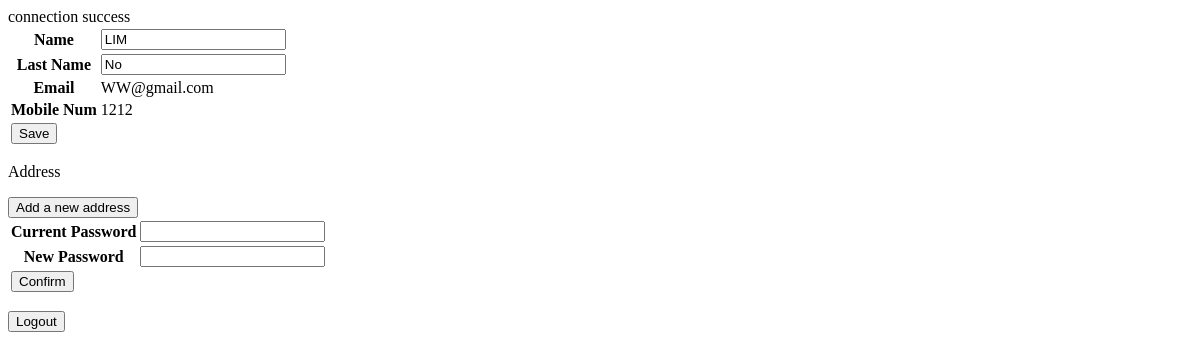
Before: /frontend/userAccount.php (signed in) with the older database file.
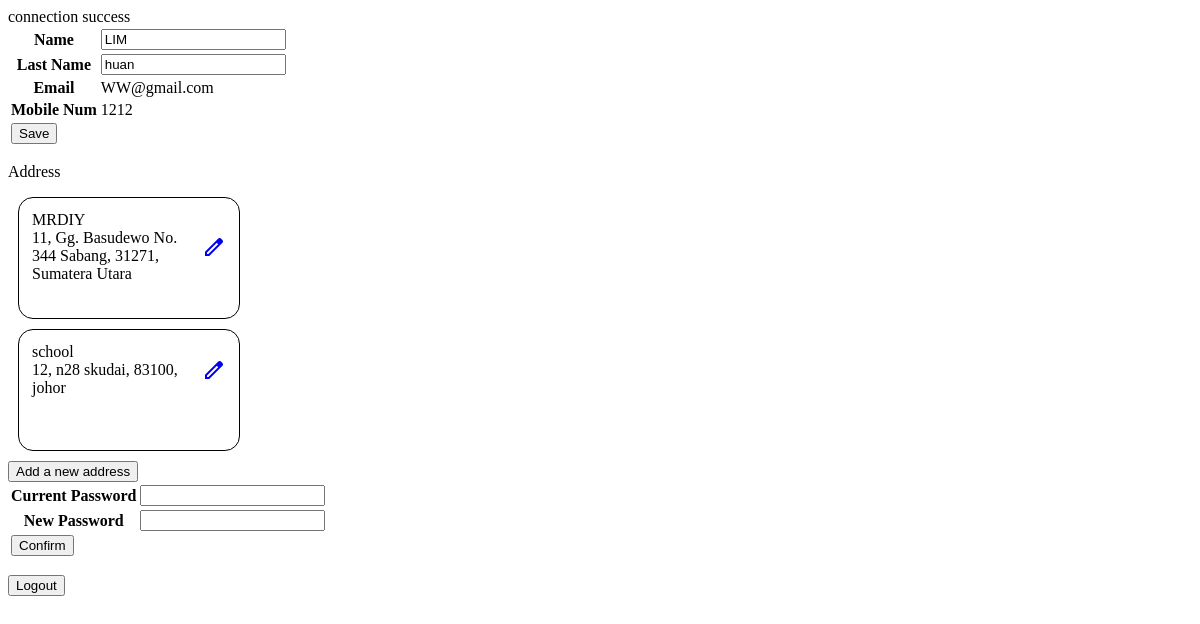
After: the same page with the newer database file.
### tables this page shows
CREATE TABLE `user` (
  `guid` varchar(40) NOT NULL DEFAULT uuid(),
  `firstName` varchar(50) NOT NULL,
  `lastName` varchar(50) NOT NULL,
  `mobileNum` int(12) NOT NULL,
  `email` varchar(50) NOT NULL,
  `password` varchar(100) NOT NULL,
  `birthday` datetime(6) NOT NULL
);

CREATE TABLE `address` (
  `addressID` varchar(40) NOT NULL DEFAULT uuid(),
  `addressName` varchar(100) DEFAULT NULL,
  `unit` varchar(20) NOT NULL,
  `address` varchar(100) NOT NULL,
  `city` varchar(30) NOT NULL,
  `state` varchar(30) NOT NULL,
  `postcode` int(5) NOT NULL,
  `userID` varchar(40) NOT NULL
);

### frontend/userAccount.php (the view, shortened to what this page needs)
<?php
    require_once ("../backend/connection.php");
    $recordID = $_SESSION["id"];
    $sql = "SELECT * FROM user WHERE guid = '$recordID'";
    $result = mysqli_query($conn, $sql);
    $row = $result->fetch_assoc();
    $sql2 = "SELECT * FROM address WHERE userID = '$recordID'";
    $result2 = mysqli_query($conn, $sql2);
?>
<!DOCTYPE html>
<html lang="en">
<head>
</head>
<body>
    <div id="userProfile">
        <form method="POST" action="../backend/updateProfile.php">
            <table>
                <tr>
                    <th>Name</th>
                    <td><input type="text" name="firstName" value="<?php echo $row["firstName"] ?>"></td>
                </tr>
                <tr>
                    <th>Last Name</th>
                    <td><input type="text" name="lastName" value="<?php echo $row["lastName"] ?>"></td>
                </tr>
                <tr>
                    <th>Email</th>
                    <td><?php echo $row["email"] ?></td>
                </tr>
                <tr>
                    <th>Mobile Num</th>
                    <td><?php echo $row["mobileNum"] ?></td>
                </tr>
                <tr colspan="2">
                    <td><input type="submit" name="MM_Update" value="Save"></td>
                </tr>
            </table>
        </form>
    </div>
    <div id="address">
        <p>Address</p>
        <?php
            while($row2 = $result2->fetch_assoc())
            {
        ?>
            <div id="address_slot" class="address_slot">
                <table>
                    <tr>
                        <td width="180px">
                            <p><?php echo $row2["addressName"] ?></p>
                            <p><?php echo $row2["unit"].", ".$row2["address"]." ".$row2["city"].", ".$row2["postcode"].", ".$row2["state"];?></p>
                        </td>
                        <td width="20px">
                            <td><a href="editAddress.php?id=<?php echo $row2["addressID"]?>"><span class="material-symbols-outlined">edit</span></a></td>
                        </td>
                    </tr>
                </table>
            </div>
        <?php
            }
        ?>
        <a href="addAddress.php"><button name="addAddress"> Add a new address</button></a>
    </div>
    <div id="changePassword">
        <form method="POST" action="../backend/changePassword.php">
            <table>
                <tr>
                    <th>Current Password</th>
                    <td><input type="text" name="currentPW"></td>
                </tr>
                <tr>
                    <th>New Password</th>
                    <td><input type="text" name="newPW"></td>
                </tr>
                <tr colspan="2">
                    <td><input type="submit" name="MM_Update" value="Confirm"></td>
                </tr>
            </table>
        </form>
    </div>
    <a href="../backend/logout.php"><button>Logout</button></a>
</body>
</html>

### frontend/userAccount.php (style rules this page uses)
.address_slot { width: 200px; height: 100px; padding: 10px; margin: 10px; display: block; border: 1px solid black; border-radius: 15px; }
.address_slot p { margin: 0; }
.material-symbols-outlined { font-variation-settings: 'FILL' 0, 'wght' 400, 'GRAD' 0, 'opsz' 24 }

Changed rows visible on the page:
changed user "WW@gmail.com": lastName "No" → "huan"
added address: addressName "MRDIY", unit "11", address "Gg. Basudewo No. 344", city "Sabang", postcode "31271", state "Sumatera Utara"
added address: addressName "school", unit "12", address "n28", city "skudai", postcode "83100", state "johor"
